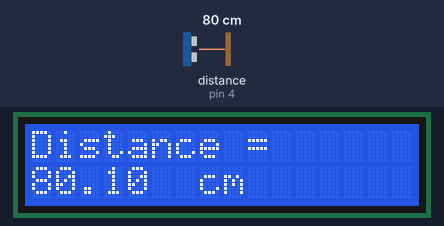
Bench run of a sketch on a simulated Arduino Uno, built with avr-gcc and run on an emulated ATmega328P. Parts: 16×2 character LCD. Wiring (inferred from the names in the program): ultrasonic range finder: trigger pin 4; echo pin 4. The test bench sets the inputs (shaded band); at power-on: distance to the obstacle (sensor on pin 4) 80 cm. The echo pulse lasts 58.3 µs per cm.

Above: at 1.6 s.
1.7 s: distance to the obstacle (sensor on pin 4) set to 120 cm
At 5.5 s:
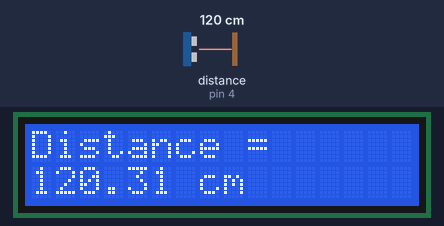
5.6 s: distance to the obstacle (sensor on pin 4) set to 2 cm
At 7.7 s:
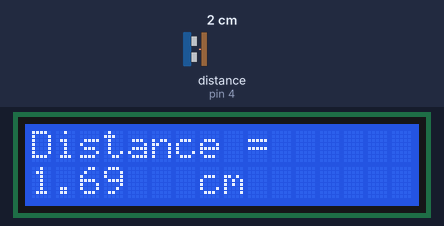
8.6 s: distance to the obstacle (sensor on pin 4) set to 4 cm
At 10.6 s:
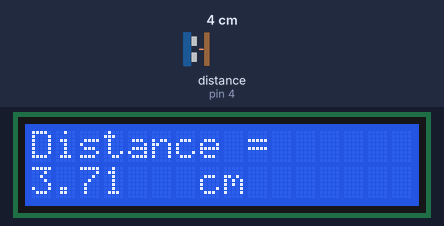
Timing chart, 0 to 12.1 s (numbered marks = the images above; inputs shaded):
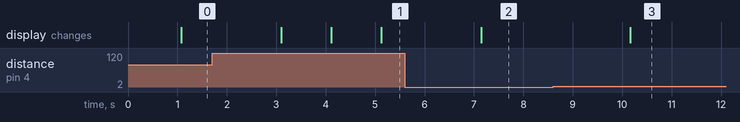

The sketch:

LCD_UltS_dist_tinkercad__x_.ino
```cpp
#define pulse_signal 4
float the_time = 0, the_distance = 0;
#include <LiquidCrystal.h>
LiquidCrystal lcd(A0, A1, A2, A3, A4, A5);
void setup()
{
  lcd.begin(16, 2);
  lcd.print("put somthing");
}

void loop()
{
  pinMode(pulse_signal, OUTPUT);
  digitalWrite(pulse_signal, LOW);
  delayMicroseconds(2);
  digitalWrite(pulse_signal, HIGH);
  delayMicroseconds(10);
  digitalWrite(pulse_signal, LOW);
  delayMicroseconds(2);
  pinMode(pulse_signal, INPUT);
  the_time = pulseIn(pulse_signal, HIGH);
  the_distance = microsecondsToCentimeters(the_time);
  delay(1000);
  lcd.clear();
  lcd.print("Distance =");
  lcd.setCursor(0, 1);
  lcd.print(the_distance);
  lcd.setCursor(7, 1);
  lcd.print("cm");
}
float microsecondsToCentimeters(float micro_seconds)
{
  // The speed of sound is 340 m/s or 29 microseconds per centimeter.
  return micro_seconds / 29 / 2;
}
```

Measured:
- after the input at 1.7 s, the display: changes after 1.4 s (image 1)
- after the input at 5.6 s, the display: changes after 1.5 s (image 2)
- after the input at 8.6 s, the display: changes after 1.6 s (image 3)
